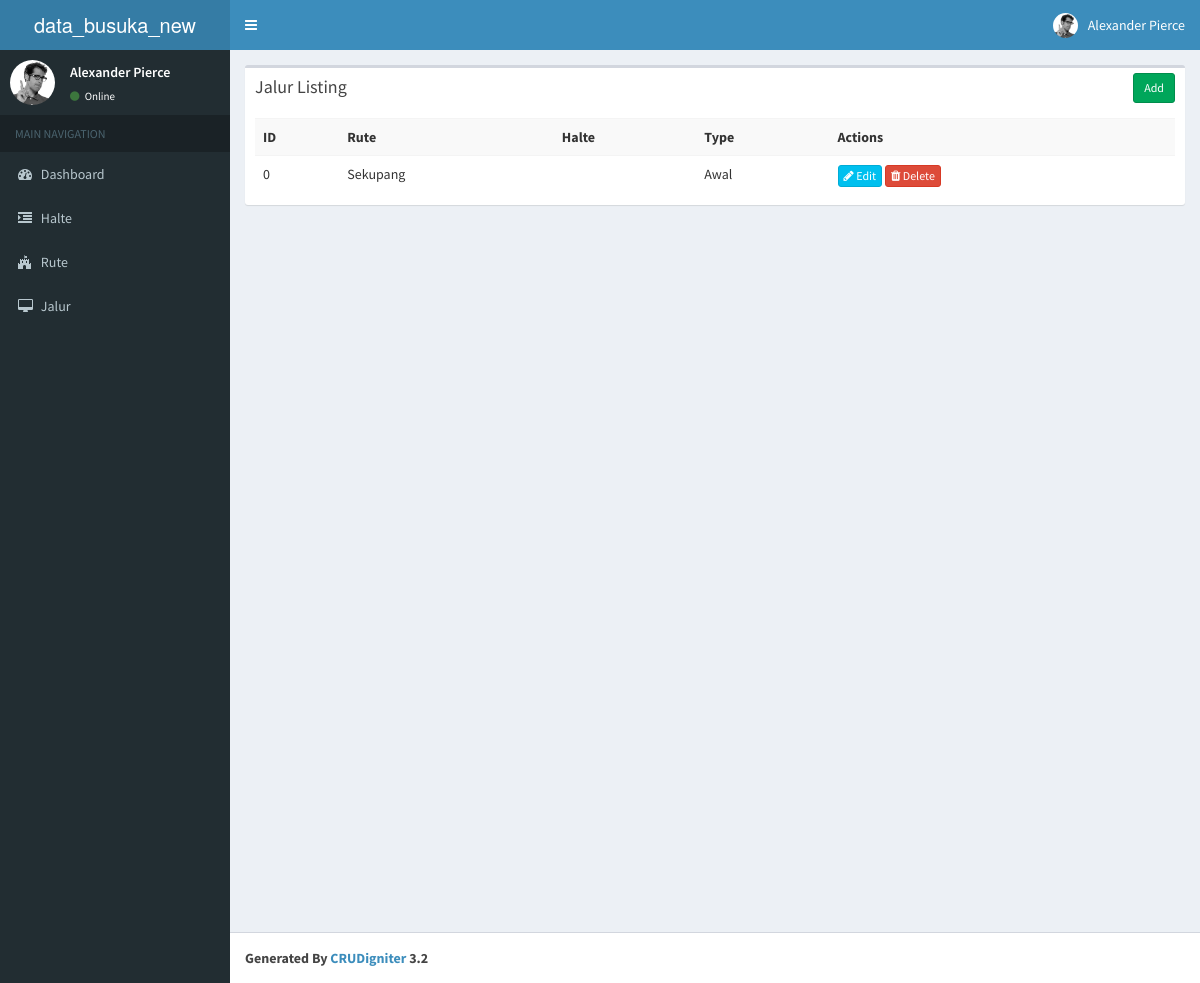
/index.php/jalur, run on an earlier commit of the app's database.
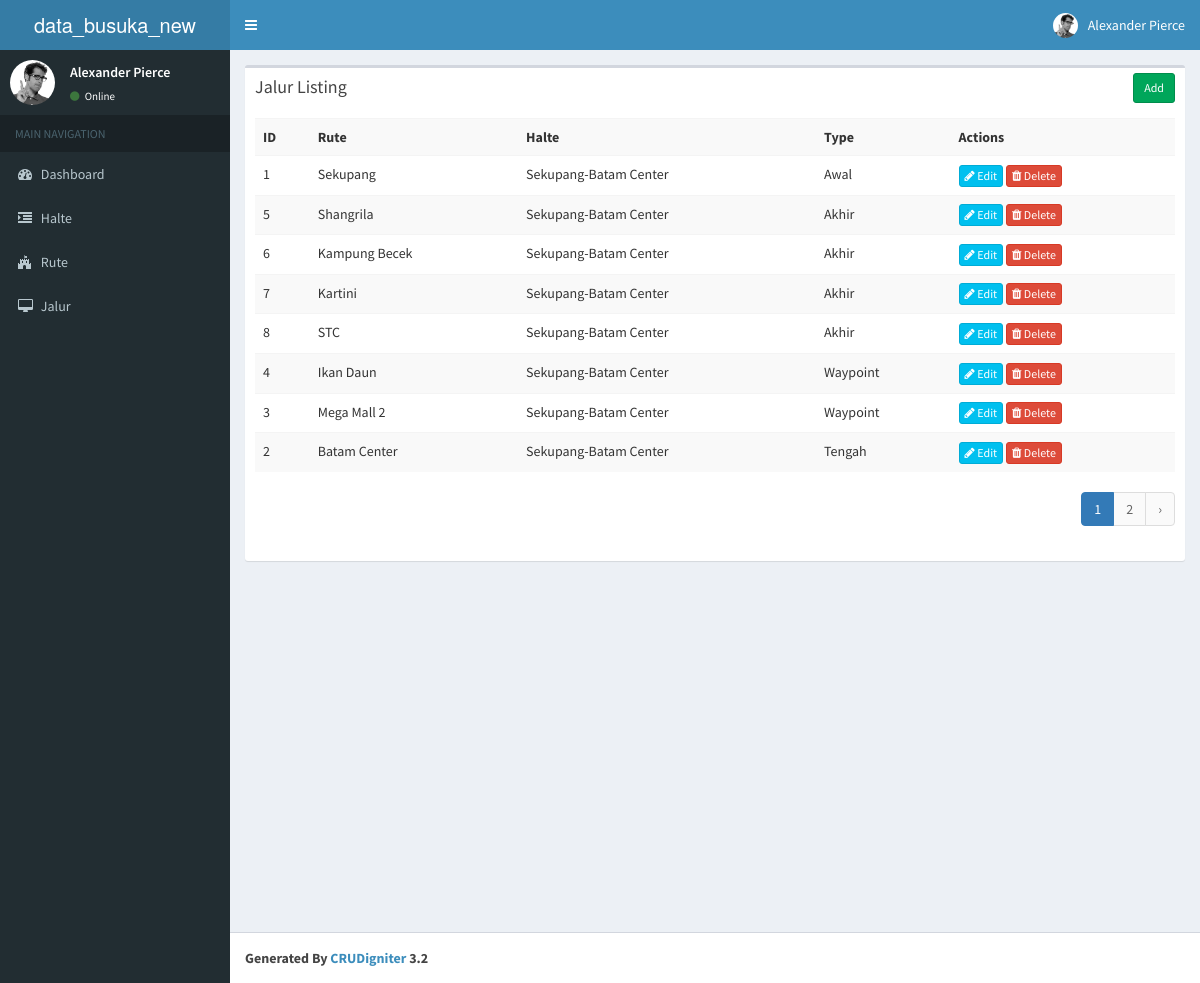
And on a later commit of the database.
### tables this page shows
CREATE TABLE `dtx_jalur` (
  `id` int(11) NOT NULL,
  `id_halte` int(11) NOT NULL,
  `id_rute` int(11) NOT NULL,
  `urutan` int(11) NOT NULL,
  `type` int(11) NOT NULL COMMENT '1=Start,2=End,3=Mid,4=Transit'
);

CREATE TABLE `dta_halte` (
  `id` int(11) NOT NULL,
  `nama` varchar(50) NOT NULL,
  `longtitude` varchar(50) NOT NULL,
  `langtitude` varchar(50) NOT NULL,
  `icon` varchar(50) NOT NULL,
  `gambar` text NOT NULL
);

CREATE TABLE `dta_rute` (
  `id` int(11) NOT NULL,
  `nama_rute` varchar(50) NOT NULL,
  `warna` varchar(7) NOT NULL
);

### application/controllers/Jalur.php (called while the page is built, shortened)
<?php
class Jalur extends CI_Controller{
    function __construct()
    {
        $this->load->model('Jalur_model');
    }
    function index()
    {
        $params['limit'] = RECORDS_PER_PAGE;
        $params['offset'] = ($this->input->get('per_page')) ? $this->input->get('per_page') : 0;
        $data['jalur'] = $this->Jalur_model->get_all_jalur($params);
        $data['_view'] = 'jalur/index';
        $this->load->view('layouts/main',$data);
    }
}

### index.php (called while the page is built, shortened)
<?php
require_once BASEPATH.'core/CodeIgniter.php';

### application/models/Jalur_model.php (called while the page is built, shortened)
<?php
class Jalur_model extends CI_Model
{
    function get_all_jalur_count()
    {
        $this->db->from('dtx_jalur');
        return $this->db->count_all_results();
    }
    function get_all_jalur($params = array())
    {
        if(isset($params) && !empty($params))
        {
            $this->db->limit($params['limit'], $params['offset']);
        }
        $sql="SELECT * FROM dtx_jalur inner join dta_rute on dtx_jalur.id_rute=dta_rute.id left join dta_halte on dtx_jalur.id_halte=dta_halte.id ORDER BY dtx_jalur.urutan ASC";
        $query=$this->db->query($sql);
        return $query->result_array();
    }
}

### application/views/jalur/index.php (the view)
<div class="row">
    <div class="col-md-12">
        <div class="box">
            <div class="box-header">
                <h3 class="box-title">Jalur Listing</h3>
            	<div class="box-tools">
                    <a href="<?php echo site_url('jalur/add'); ?>" class="btn btn-success btn-sm">Add</a>
                </div>
            </div>
            <div class="box-body">
                <table class="table table-striped">
                    <tr>
						<th>ID</th>
                        <th>Rute</th>
						<th>Halte</th>
						<th>Type</th>
						<th>Actions</th>
                    </tr>
                    <?php foreach($jalur as $d){ ?>
                    <tr>
						<td><?php echo $d['id']; ?></td>
						<td><?php echo $d['nama']; ?></td>
						<td><?php echo $d['nama_rute']; ?></td>
						<td><?php $type=$d['type']; if($type==1){echo "Awal";}else if($type==2){ echo "Tengah";}else if($type==3){echo "Akhir";}else if($type==4){echo "Transit";}else{echo "Waypoint";} ?></td>
						<td>
                            <a href="<?php echo site_url('jalur/edit/'.$d['id']); ?>" class="btn btn-info btn-xs"><span class="fa fa-pencil"></span> Edit</a>
                            <a href="<?php echo site_url('jalur/remove/'.$d['id']); ?>" class="btn btn-danger btn-xs"><span class="fa fa-trash"></span> Delete</a>
                        </td>
                    </tr>
                    <?php } ?>
                </table>
                <div class="pull-right">
                    <?php echo $this->pagination->create_links(); ?>
                </div>
            </div>
        </div>
    </div>
</div>

What changed in the data, as far as the page shows it:
changed dtx_jalur "Sekupang": dta_halte.id "0" → "1"; dta_rute.nama_rute (not shown) → "Sekupang-Batam Center"
added dtx_jalur: dta_halte.id "5", dta_halte.nama "Shangrila", dta_rute.nama_rute "Sekupang-Batam Center", type "Akhir"
added dtx_jalur: dta_halte.id "6", dta_halte.nama "Kampung Becek", dta_rute.nama_rute "Sekupang-Batam Center", type "Akhir"
added dtx_jalur: dta_halte.id "7", dta_halte.nama "Kartini", dta_rute.nama_rute "Sekupang-Batam Center", type "Akhir"
added dtx_jalur: dta_halte.id "8", dta_halte.nama "STC", dta_rute.nama_rute "Sekupang-Batam Center", type "Akhir"
added dtx_jalur: dta_halte.id "4", dta_halte.nama "Ikan Daun", dta_rute.nama_rute "Sekupang-Batam Center", type "Waypoint"
added dtx_jalur: dta_halte.id "3", dta_halte.nama "Mega Mall 2", dta_rute.nama_rute "Sekupang-Batam Center", type "Waypoint"
added dtx_jalur: dta_halte.id "2", dta_halte.nama "Batam Center", dta_rute.nama_rute "Sekupang-Batam Center", type "Tengah"
Also different on the page:
$this->pagination->create_links(): (not shown) → "1 2 ›"
